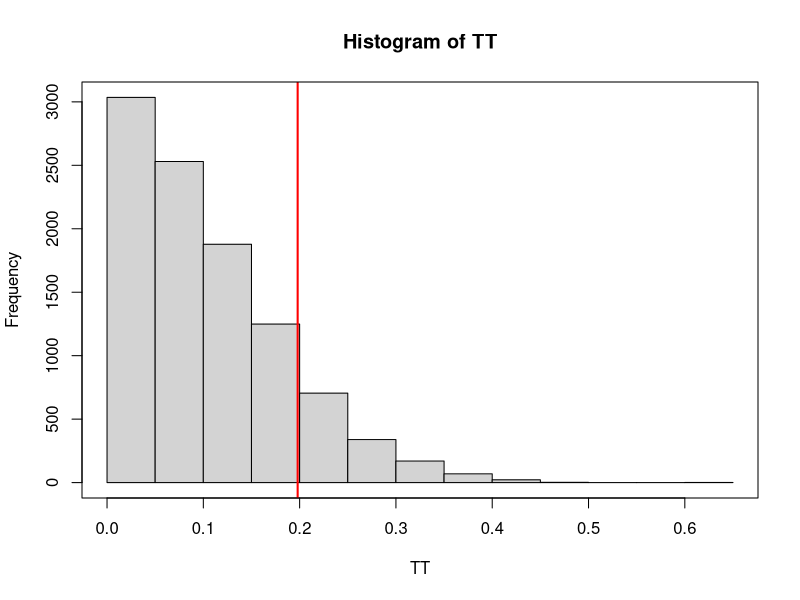
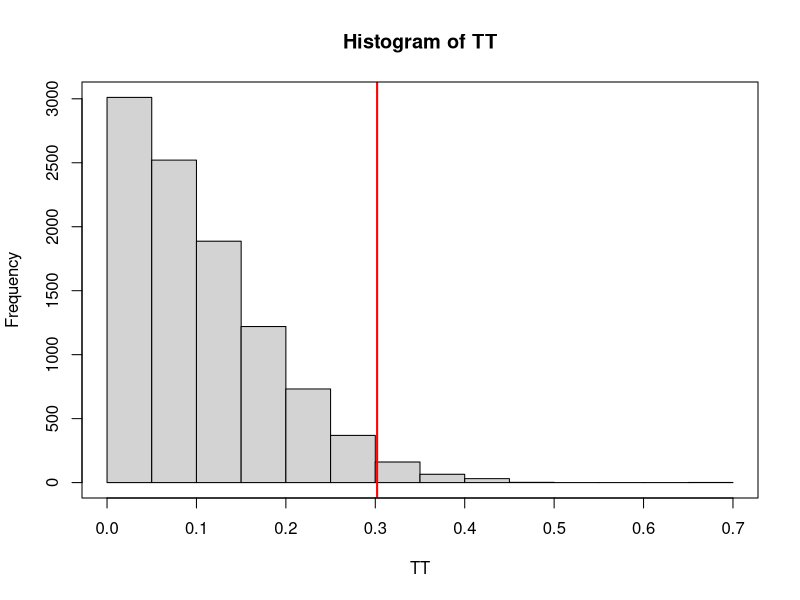
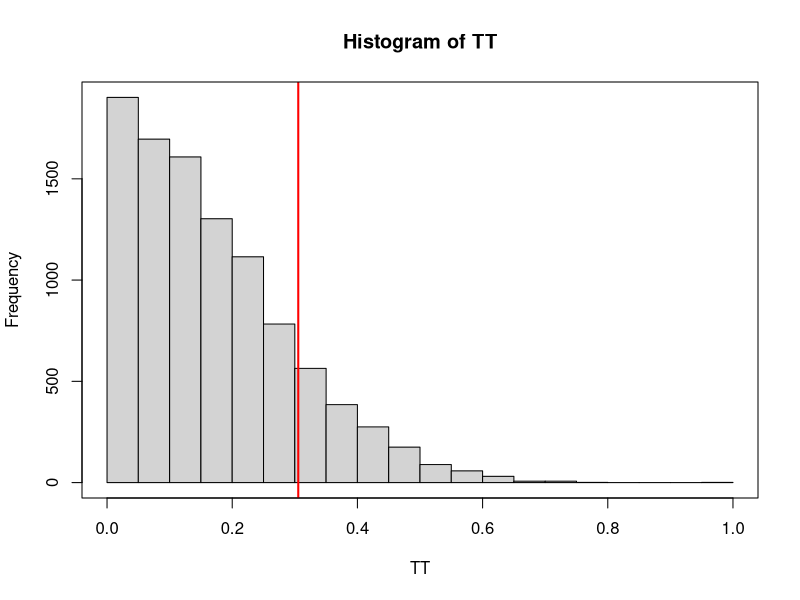
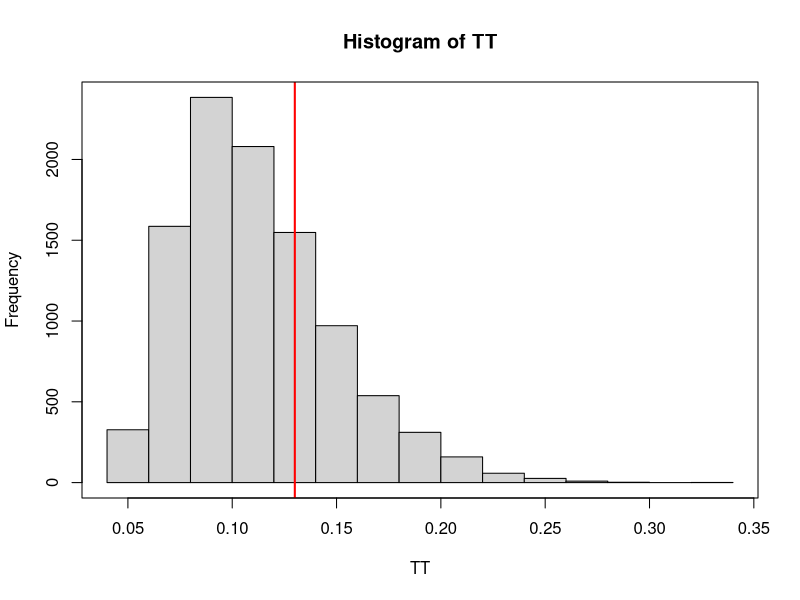
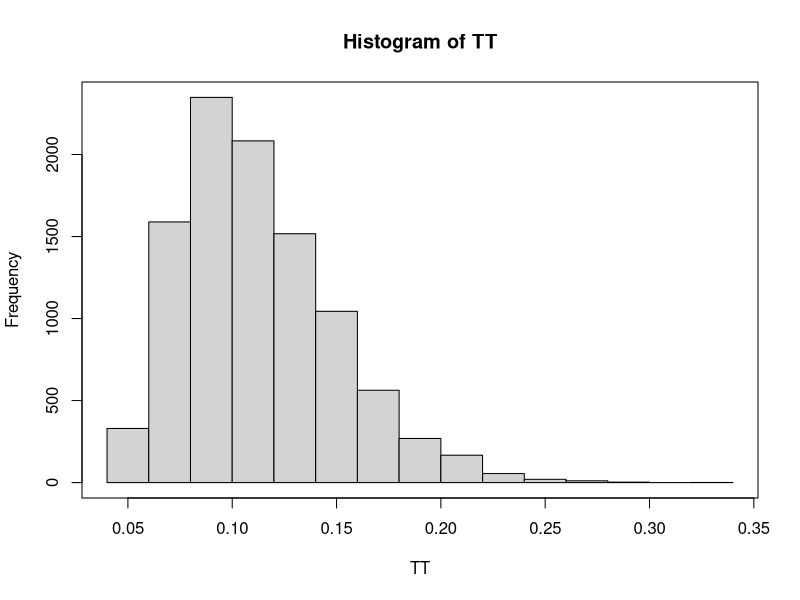
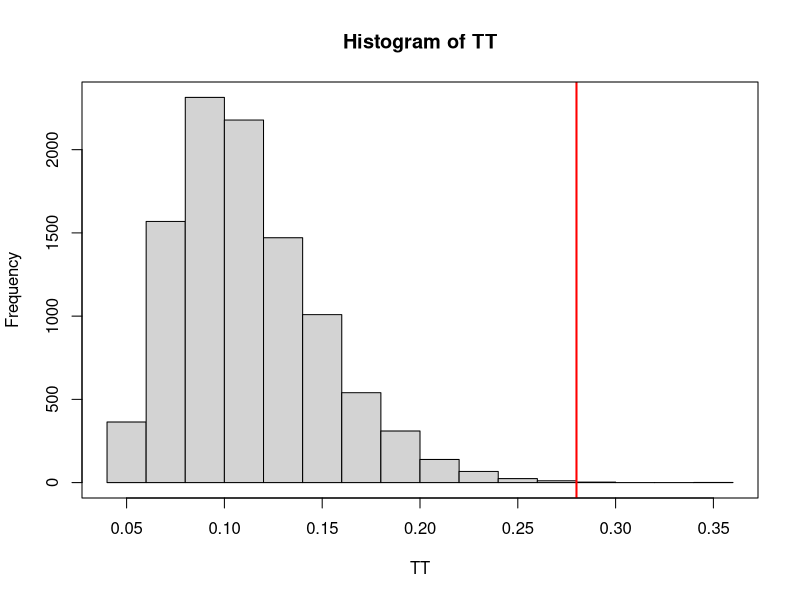
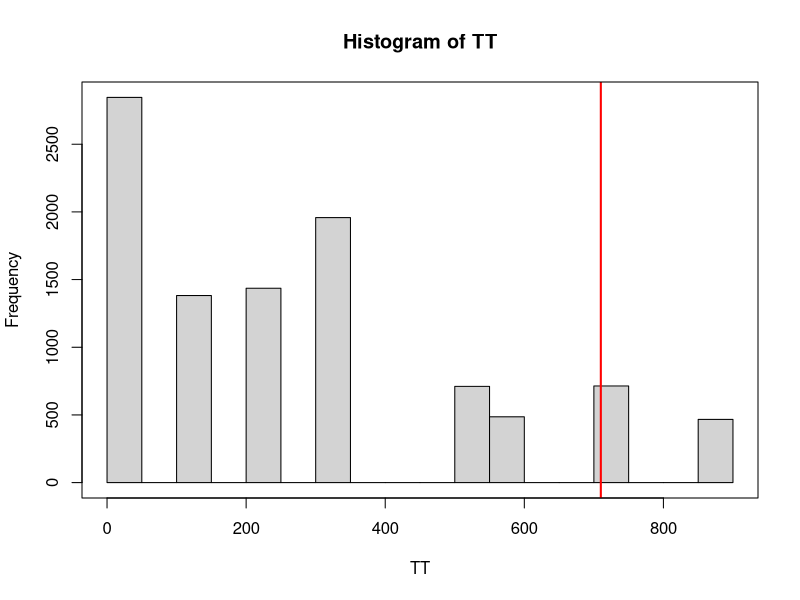

Recreate these plots in R, in order.
## ---- chunk 1
knitr::opts_chunk$set(echo = TRUE)
## ---- chunk 2
##########################################################################
# Permutation test based on the difference of means
##########################################################################
rm(list = ls())

# Simulated samples (Same distribution)
set.seed(123)
X <- rnorm(n=100, mean = 0, sd = 1)
Y <- rnorm(n=100, mean = 0, sd = 1)
Z <- c(X,Y)
n <- length(X)
m <- length(Y)
N <- length(Z)

# Number of permutations
K = 10000

# Test statistic
TS <- function(A,B) abs(mean(A) - mean(B))

# Test statistic for the observed sample
TO <- TS(X,Y)

# Vector of test statistics for each permutation
TT <- vector()

# Permutation test
for(i in 1:K){
 set.seed(i)
 Z.pi <- sample(Z, N, replace = FALSE)
 TT[i] <- TS(Z.pi[1:n], Z.pi[(n+1):(n+m)])
}

# Visualising the permuted test statistics
hist(TT)
abline(v = TO, lwd = 2, col = "red")
box()

# approximate p-value
mean(TT>TO)

##########################################################################
# Permutation test based on the difference of means
##########################################################################
rm(list = ls())

# Simulated samples (Different mean)
set.seed(123)
X <- rnorm(n=100, mean = 0, sd = 1)
Y <- rnorm(n=100, mean = 0.5, sd = 1)
Z <- c(X,Y)
n <- length(X)
m <- length(Y)
N <- length(Z)

# Number of permutations
K = 10000

# Test statistic
TS <- function(A,B) abs(mean(A) - mean(B))

# Test statistic for the observed sample
TO <- TS(X,Y)

# Vector of test statistics for each permutation
TT <- vector()

# Permutation test
for(i in 1:K){
  set.seed(i)
  Z.pi <- sample(Z, N, replace = FALSE)
  TT[i] <- TS(Z.pi[1:n], Z.pi[(n+1):(n+m)])
}

# Visualising the permuted test statistics
hist(TT)
abline(v = TO, lwd = 2, col = "red")
box()

# approximate p-value
mean(TT>TO)




##########################################################################
# Permutation test based on the difference of means
##########################################################################
rm(list = ls())


# Simulated samples (Different SD)
set.seed(123)
X <- rnorm(n=100, mean = 0, sd = 1)
Y <- rnorm(n=100, mean = 0, sd = 2)
Z <- c(X,Y)
n <- length(X)
m <- length(Y)
N <- length(Z)

# Number of permutations
K = 10000

# Test statistic
TS <- function(A,B) abs(mean(A) - mean(B))

# Test statistic for the observed sample
TO <- TS(X,Y)

# Vector of test statistics for each permutation
TT <- vector()

# Permutation test
for(i in 1:K){
  set.seed(i)
  Z.pi <- sample(Z, N, replace = FALSE)
  TT[i] <- TS(Z.pi[1:n], Z.pi[(n+1):(n+m)])
}

# Visualising the permuted test statistics
hist(TT)
abline(v = TO, lwd = 2, col = "red")
box()

# approximate p-value
mean(TT>TO)
## ---- chunk 3
##########################################################################
#Test based on the maximum distance between empirical distributions
##########################################################################
rm(list = ls())
# Simulated samples (Same distribution)
set.seed(123)
X <- rnorm(n=100, mean = 0, sd = 1)
Y <- rnorm(n=100, mean = 0, sd = 1)
Z <- c(X,Y)
n <- length(X)
m <- length(Y)
N <- length(Z)

# Number of permutations
K = 10000

# Test statistic
TS <- function(A,B) ks.test(A,B)$statistic

# Test statistic for the observed sample
TO <- TS(X,Y)

# Vector of test statistics for each permutation
TT <- vector()

# Permutation test
for(i in 1:K){
  set.seed(i)
  Z.pi <- sample(Z, N, replace = FALSE)
  TT[i] <- TS(Z.pi[1:n], Z.pi[(n+1):(n+m)])
}

# Visualising the permuted test statistics
hist(TT)
abline(v = TO, lwd = 2, col = "red")
box()

# approximate p-value
mean(TT>TO)

# Direct test using the Kolmogorov distribution
ks.test(X,Y)



##########################################################################
#Test based on the maximum distance between empirical distributions
##########################################################################
rm(list = ls())
# Simulated samples (Different mean)
set.seed(123)
X <- rnorm(n=100, mean = 0, sd = 1)
Y <- rnorm(n=100, mean = 1, sd = 1)
Z <- c(X,Y)
n <- length(X)
m <- length(Y)
N <- length(Z)

# Number of permutations
K = 10000

# Test statistic
TS <- function(A,B) ks.test(A,B)$statistic

# Test statistic for the observed sample
TO <- TS(X,Y)

# Vector of test statistics for each permutation
TT <- vector()

# Permutation test
for(i in 1:K){
  set.seed(i)
  Z.pi <- sample(Z, N, replace = FALSE)
  TT[i] <- TS(Z.pi[1:n], Z.pi[(n+1):(n+m)])
}

# Visualising the permuted test statistics
hist(TT)
abline(v = TO, lwd = 2, col = "red")
box()

# approximate p-value
mean(TT>TO)

# Direct test using the Kolmogorov distribution
ks.test(X,Y)




##########################################################################
#Test based on the maximum distance between empirical distributions
##########################################################################
rm(list = ls())
# Simulated samples (Different SD)
set.seed(123)
X <- rnorm(n=100, mean = 0, sd = 1)
Y <- rnorm(n=100, mean = 0, sd = 2)
Z <- c(X,Y)
n <- length(X)
m <- length(Y)
N <- length(Z)

# Number of permutations
K = 10000

# Test statistic
TS <- function(A,B) ks.test(A,B)$statistic

# Test statistic for the observed sample
TO <- TS(X,Y)

# Vector of test statistics for each permutation
TT <- vector()

# Permutation test
for(i in 1:K){
  set.seed(i)
  Z.pi <- sample(Z, N, replace = FALSE)
  TT[i] <- TS(Z.pi[1:n], Z.pi[(n+1):(n+m)])
}

# Visualising the permuted test statistics
hist(TT)
abline(v = TO, lwd = 2, col = "red")
box()

# approximate p-value
mean(TT>TO)

# Direct test using the Kolmogorov distribution
ks.test(X,Y)

## ---- chunk 4
#############################################################
# Permutation test for H0: Median Type I = Median Type II
#############################################################
rm(list=ls())
T1 <- c(230, -1350, -1580, -400, -760) # Type I 
T2 <- c(970, 110, -50, -190, -200)    # Type II 
Z <- c(T1,T2)
n <- length(T1)
m <- length(T2)
N <- length(Z)

# Number of permutations
K = 10000

# Test statistic
TS <- function(A,B) abs(median(A) - median(B))

# Test statistic for the observed sample
TO <- TS(T1,T2)

# Vector of test statistics for each permutation
TT <- vector()

# Permutation test
for(i in 1:K){
  set.seed(i)
  Z.pi <- sample(Z, N, replace = FALSE)
  TT[i] <- TS(Z.pi[1:n], Z.pi[(n+1):(n+m)])
}

# Visualising the permuted test statistics
hist(TT)
abline(v = TO, lwd = 2, col = "red")
box()

# approximate p-value
mean(TT>TO)
